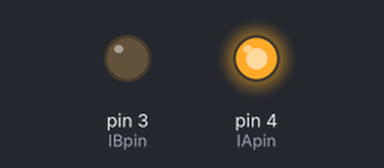
Recording of a sketch running on a simulated Arduino Uno, built with avr-gcc and run on an emulated ATmega328P. On the bench: output pins drawn as LEDs (lit = HIGH). What the sketch prints to the serial monitor is not drawn.

Above: at 0.1 s.
Timing chart, 0 to 1.6 s (numbered marks = the images above):
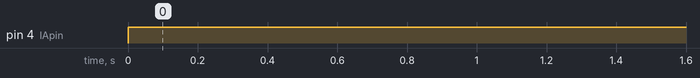

Measured:
- by itself, pin 4 (IApin): LOW → HIGH at 0.00 s

The sketch:

L9110H_motor_simple.ino
```cpp
/**
 * Based on data sheet of L9110H
 * https://www.elecrow.com/download/datasheet-l9110.pdf
 * Another place to look:
 * https://www.bananarobotics.com/shop/How-to-use-the-HG7881-(L9110)-Dual-Channel-Motor-Driver-Module
 * If using microcontroller, the voltage needs to be the same as MC because there is no separate logical drive and motor drive
*/

const int IBpin = 3;
const int IApin = 4;

const int baud = 9600;
const int delayTime = 500;

const int minSpeed = 100;

int motorSpeed = 0;
void setup() {
  pinMode(IApin, OUTPUT);
  pinMode(IBpin, OUTPUT);
  Serial.begin(baud);
}

void loop() {
  motorSpeed += 5;
  motorSpeed %= 256;
  motorSpeed = max(motorSpeed, minSpeed);
  Serial.println(motorSpeed);
//  digitalWrite(IApin, HIGH);
  digitalWrite(IApin, motorSpeed);
  digitalWrite(IBpin, LOW);
  delay(delayTime);
}
```
